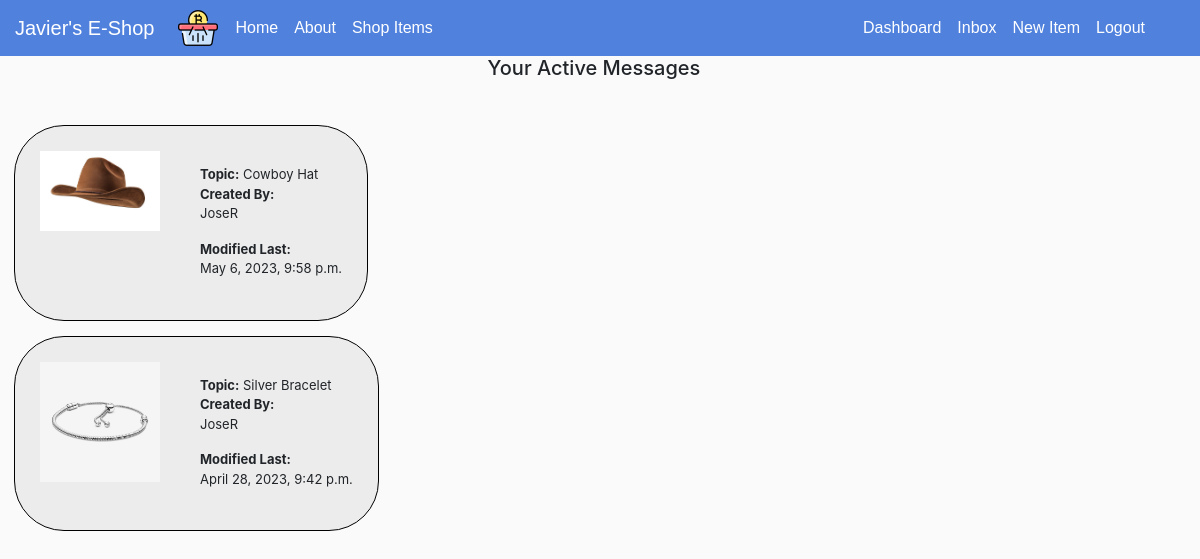
Page /inbox/ (signed in) on the earlier database version.
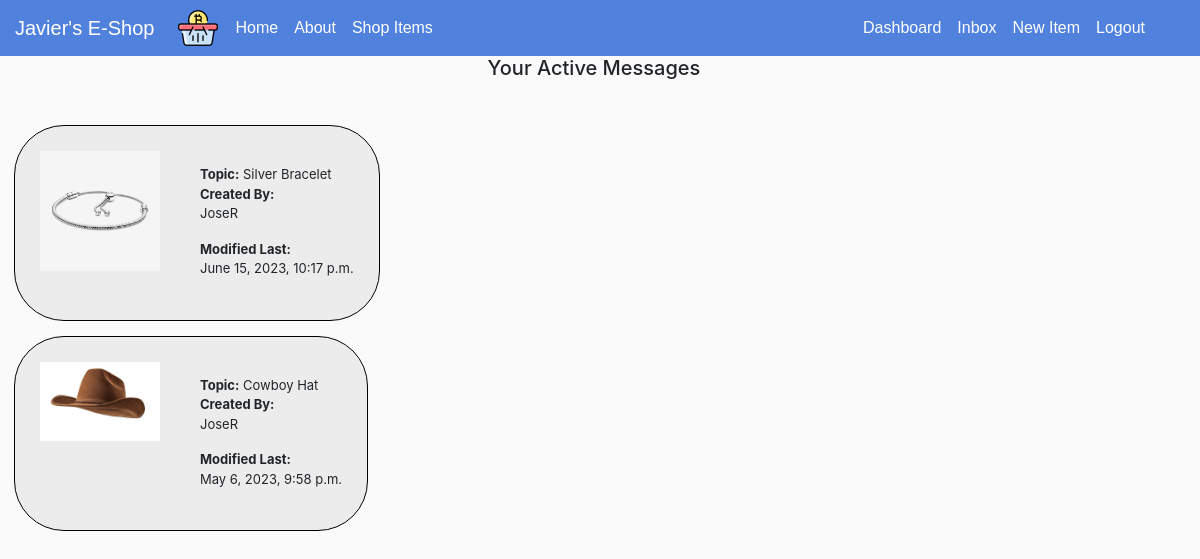
Same page on the later database version.
### users/models.py (models this page shows)
class Conversation(models.Model):
    item = models.ForeignKey(Item, related_name='conversations', on_delete=models.CASCADE)
    members = models.ManyToManyField(User, related_name='conversations')
    created_at = models.DateTimeField(auto_now_add=True)
    modified_at = models.DateTimeField(auto_now=True)
    class Meta:
        ordering=('-modified_at',)

### core/models.py (models this page shows, shortened)
class Item(models.Model):
    category = models.ForeignKey(Category, related_name= 'items', on_delete=models.CASCADE, default= 1)
    name = models.CharField(max_length = 255)
    description = models.TextField(blank = True, null=True)
    price = models.FloatField()
    image = models.ImageField(upload_to="item_images", blank=True,null=True)
    is_sold = models.BooleanField(default=False)
    created_by = models.ForeignKey(User,related_name='items', on_delete= models.CASCADE)
    created_at = models.DateTimeField(auto_now_add=True)

### core/views.py (the view)
# urls.py: path('inbox/', views.inbox, name = 'inbox'),
@login_required
def inbox(request):
    conversations = Conversation.objects.filter(members__in=[request.user.id])
    return render(request, 'core/inbox.html', {'conversations':conversations})

### core/templates/core/inbox.html
{%extends "core/base.html"%}
{% block content %}
<h2 class="new_inbox text-center">Your Active Messages</h2>
<div class="grid_inbox">
    {% for conversation in conversations %}
    <div class="conversation_div">
    <a href="{%url 'inbox_convo' conversation.id %}">
        <div class="convo-image">
            <img src="{{ conversation.item.image.url }}" width="120px" >
        </div>
    </a>
        <div class="member_names">
            {% for member in conversation.members.all %}
                {% if member != request.user %}
                <div class="topic_info"><strong>Topic:</strong> {{conversation.item.name}}</div>
                <strong>Created By:</strong>
                <p class="p-member">{{member.username}}</p>
                <strong>Modified Last:</strong>
                <p> {{conversation.modified_at}}</p>
                {% endif %}
            {% endfor %}
          </div>
        </div>
    {% endfor %}
</div>
{% endblock %}

Differences in the rows shown:
changed Conversation "Silver Bracelet": modified_at "April 28, 2023, 9:42 p.m." → "June 15, 2023, 10:17 p.m."; moves up the list
